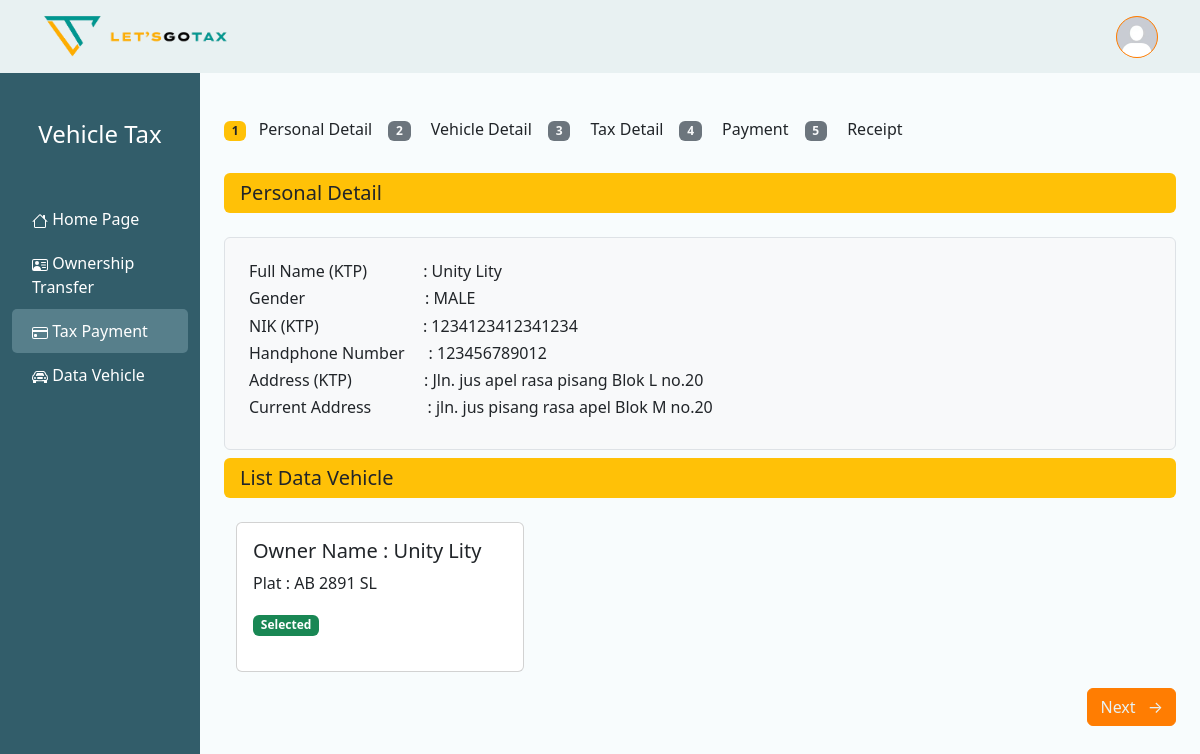
The page /tax.php?page=pay (signed in) on the database its author committed.
### tables this page shows
CREATE TABLE `akun` (
  `akunId` int(11) NOT NULL,
  `adminId` int(11) NOT NULL,
  `email` varchar(255) NOT NULL,
  `username` varchar(255) NOT NULL,
  `password` varchar(255) NOT NULL,
  `photoProfile` varchar(255) NOT NULL,
  `status` enum('VERIFIED','NOT VERIFIED','ON PROGRESS') NOT NULL
);

CREATE TABLE `databio` (
  `databioId` int(11) NOT NULL,
  `akunId` int(11) NOT NULL,
  `adminId` int(11) NOT NULL,
  `namaLengkap` varchar(255) NOT NULL,
  `alamat` mediumtext NOT NULL,
  `alamatNow` mediumtext NOT NULL,
  `nik` char(16) NOT NULL,
  `photoKTPSelfie` varchar(255) NOT NULL,
  `photoKTP` varchar(255) NOT NULL,
  `noHP` char(12) NOT NULL,
  `kelamin` enum('LAKI-LAKI','PEREMPUAN') NOT NULL,
  `tanggalLahir` varchar(255) NOT NULL
);

CREATE TABLE `kendaraan` (
  `id_kendaraan` int(11) NOT NULL,
  `No_Rangka` varchar(255) NOT NULL,
  `No_Mesin` varchar(255) NOT NULL,
  `No_Plat` varchar(255) NOT NULL,
  `akunId` int(11) NOT NULL,
  `adminId` int(11) NOT NULL,
  `namaPemilik` varchar(255) NOT NULL,
  `statusPilih` enum('SELECTED','UNSELECTED') NOT NULL,
  `jenisKendaraan` enum('PRIBADI','UMUM','NIAGA','DINAS','KHUSUS','LISTRIK') NOT NULL,
  `tipeKendaraan` enum('MOTOR','MOBIL') NOT NULL
);

### tax.php (the view, shortened to what this page needs)
<?php
    include 'config.php';
    $page = isset($_GET['page']) ? $_GET['page'] : 'home';
    $subPage = isset($_GET['subPage']) ? $_GET['subPage'] : 'personal';
    $isLoggedIn = isset($_SESSION['user_id']);
    $userPhoto = '';
    $namaLengkap = '';
    $alamat = '';
    $alamatNow = '';
    $nik = '';
    $kelamin = '';
    $noHP = '';
    if ($isLoggedIn) {
        $userId = $_SESSION['user_id'];
        $query = "SELECT photoProfile, username, status FROM akun WHERE akunId = ?";
        $stmt = $conn->prepare($query);
        $stmt->bind_param('i', $userId);
        $stmt->execute();
        $result = $stmt->get_result();
        if ($result->num_rows > 0) {
            $user = $result->fetch_assoc();
            $userPhoto = $user['photoProfile'];
        }
        $query2 = "SELECT * FROM databio WHERE akunId = ?";
        $stmt2 = $conn->prepare($query2);
        $stmt2->bind_param('i', $userId);
        $stmt2->execute();
        $result2 = $stmt2->get_result();
        if ($result2->num_rows > 0) {
            $user2 = $result2->fetch_assoc();
            $namaLengkap = $user2['namaLengkap'];
            $alamat = $user2['alamat'];
            $alamatNow = $user2['alamatNow'];
            $nik = $user2['nik'];
            $noHP = $user2['noHP'];
            $kelamin = $user2['kelamin'];
        }
    }
?>
<!doctype html>
<html lang="en">
    <head>
        <link href="CSS Files/tax.css" rel="stylesheet">
        <link href="https://cdn.jsdelivr.net/npm/bootstrap@5.3.3/dist/css/bootstrap.min.css" rel="stylesheet">
    </head>
    <body>
        <nav class="navbar navbar-expand-lg navbar-light fixed-top">
            <div class="container">
                <a class="navbar-brand me-auto" href="home.php">
                    <img src="images/let's gotax(logo).png" class="navLogo">
                    <img src="images/let's gotax (logo2).png" class="navLogo2">
                </a>
                <div class="ms-auto">
                    <div class="dropdown">
                            <a class="btn btn-light rounded-circle p-0" href="#" role="button" id="dropdownMenuLink" data-bs-toggle="dropdown" aria-expanded="false">
                                <img src="Images/photoProfile/<?php echo htmlspecialchars($userPhoto); ?>" alt="Profile" class="rounded-circle" width="40" height="40">
                            </a>
                        </div>
                </div>
            </div>
        </nav>
        <div class="container-fluid mt-5">
            <div class="row">
                <div class="col-md-2 sidebar py-4">
                    <h4 class="text-white text-center mt-5">Vehicle Tax</h4>
                    <a href="tax.php?page=home" class="<?= $page == 'home' ? 'active' : '' ?> mt-5">
                        Home Page
                    </a>
                    <a href="tax.php?page=owner" class="<?= $page == 'owner' ? 'active' : '' ?>">
                        Ownership Transfer
                    </a>
                    <a href="tax.php?page=pay" class="<?= $page == 'pay' ? 'active' : '' ?>">
                        Tax Payment
                    </a>
                    <a href="tax.php?page=vehicle" class="<?= $page == 'vehicle' ? 'active' : '' ?>">
                        Data Vehicle
                    </a>
                </div>
                    <?php
                if ($page == 'home') {
                    ?>
                    <div class="col-md-10 p-4 mt-5">
                        <div class="row g-3">
                            <div class="col-md-4">
                                <div class="card bg-primary text-white"></div>
                            </div>
                            <div class="col-md-4">
                                <div class="card bg-danger text-white"></div>
                            </div>
                            <div class="col-md-4">
                                <div class="card bg-info text-white"></div>
                            </div>
                        </div>
                    </div>
                    <?php
                }elseif ($page == 'owner') {
                    ?>
                    <?php
                }elseif ($page == 'pay') {
                    if ($subPage == 'personal') {
                        ?>
                        <main class="col-md-10 ms-sm-auto px-md-4">
                            <div class="py-4">
                                <div class="d-flex justify-content-between align-items-center mb-4 mt-5">
                                    <ul class="nav nav-pills">
                                        <li class="nav-item">
                                            <h6><span class="badge bg-warning text-dark me-2">1</span> Personal Detail</h6>
                                        </li>
                                        <li class="nav-item">
                                            <h6><span class="badge bg-secondary text-light mx-3">2</span> Vehicle Detail</h6>
                                        </li>
                                        <li class="nav-item">
                                            <h6><span class="badge bg-secondary text-light mx-3">3</span> Tax Detail</h6>
                                        </li>
                                        <li class="nav-item">
                                            <h6><span class="badge bg-secondary text-light mx-3">4</span> Payment</h6>
                                        </li>
                                        <li class="nav-item">
                                            <h6><span class="badge bg-secondary text-light mx-3">5</span> Receipt</h6>
                                        </li>
                                    </ul>
                                </div>
                                <div class="bg-warning text-dark py-2 px-3 mb-4 rounded">
                                    <h5 class="mb-0">Personal Detail</h5>
                                </div>
                                <div class="bg-light p-4 rounded border">
                                    <h6>
                                        Full Name (KTP) <span class="ps-5"><span class="ps-1"> : <?php echo htmlspecialchars($namaLengkap); ?></span></span>
                                    </h6>
                                    <h6>
                                        Gender<span class="ps-5"><span class="ps-5"><span class="ps-4">:
                                        <?php
                                            if($kelamin == 'LAKI-LAKI'){
                                                ?>
                                                MALE
                                                <?php
                                            } elseif($kelamin == 'PEREMPUAN'){
                                                ?>
                                                FEMALE
                                                <?php
                                            }
                                        ?>
                                    </span></span></span>
                                    </h6>
                                    <h6>
                                        NIK (KTP)<span class="ps-5"><span class="ps-5"><span class="ps-1"> : <?php echo htmlspecialchars($nik); ?></span></span></span>
                                    </h6>
                                    <h6>
                                        Handphone Number<span class="ps-4">: <?php echo htmlspecialchars($noHP); ?></span>
                                    </h6>
                                    <h6>
                                        Address (KTP) <span class="ps-5"><span class="ps-3"><span class="ps-1">: <?php echo htmlspecialchars($alamat); ?></span></span></span>
                                    </h6>
                                    <h6>
                                        Current Address <span class="ps-5"><span class="ps-1">: <?php echo htmlspecialchars($alamatNow); ?></span>
                                    </h6>
                                </div>
                                <div class="bg-warning text-dark py-2 px-3 mb-4 rounded mt-2">
                                <h5 class="mb-0">List Data Vehicle</h5>
                            </div>
                            <div class="container mt-2">
                                <div class="overflow-auto" style="white-space: nowrap;">
                                    <?php
                                        $queryVehicle = "SELECT * FROM kendaraan WHERE akunId = ?";
                                        $stmtVehicle = $conn->prepare($queryVehicle);
                                        $stmtVehicle->bind_param('i', $userId);
                                        $stmtVehicle->execute();
                                        $resultVehicle = $stmtVehicle->get_result();
                                        if($resultVehicle->num_rows > 0) {
                                            while ($row = $resultVehicle->fetch_assoc()) {
                                                if($row['statusPilih'] == 'SELECTED'){
                                                    ?>
                                                    <div class="d-inline-block me-3">
                                                        <div class="card" style="width: 18rem;">
                                                            <div class="card-body">
                                                                <h5 class="card-title">Owner Name : <?php echo htmlspecialchars($row['namaPemilik']); ?></h5>
                                                                <p class="card-text">Plat : <?php echo htmlspecialchars($row['No_Plat']); ?></p>
                                                                <p class="badge bg-success">Selected</p>
                                                            </div>
                                                        </div>
                                                    </div>
                                                    <?php
                                                }
                                            }
                                        }
                                    ?>
                                    </div>
                                </div>
                                <div class="d-flex justify-content-end mt-3">
                                    <a href="tax.php?page=<?= $page ?>&subPage=vehiclePay" class="btn btn-dark">Next <span class="ms-2">&rarr;</span></a>
                                </div>
                        <?php
                    }
                        ?>
                        </div>
                    </main>
                    <?php
                }
                    ?>
            </div>
        </div>
    </body>
</html>

### CSS Files/tax.css (style rules this page uses)
body { font-family: 'Cantata One', serif; font-size: 20px; background-color: #f8fcfd !important; }
body, .container-fluid { height: 100%; overflow: hidden; }
.row { height: 100%; }
:root { --primary-orange: #FF7D02; --dark-blue: #09394A; --grey-blue: #3C6471; --light-grey: #E8F1F2; --pastel-yellow: #F2E86D; }
.navLogo { height: auto; width: 10%; }
.navLogo2 { height: auto; width: 20%; }
nav.navbar { background-color: #e8f1f2; font-family: "Figtree", sans-serif; }
.btn { color: #e8f1f2 !important; background-color: #ff7d02 !important; border-color: #ff7d02 !important; }
.sidebar { background-color: #325d6a !important; height: 100vh; position: sticky; top: 0; z-index: 100; overflow-y: auto; }
.sidebar a { color: #fff !important; text-decoration: none !important; padding: 10px 20px !important; display: block !important; border-radius: 5px !important; }
.sidebar a.active { background-color: #577f8b !important; }
.card { height: 150px !important; }

### rows shown on the page
akun: photoProfile (placeholder picture)
databio: namaLengkap "Unity Lity", nik "1234123412341234", noHP "123456789012", alamat "Jln. jus apel rasa pisang Blok L no.20", alamatNow "jln. jus pisang rasa apel Blok M no.20"
kendaraan: namaPemilik "Unity Lity", No_Plat "AB 2891 SL"
